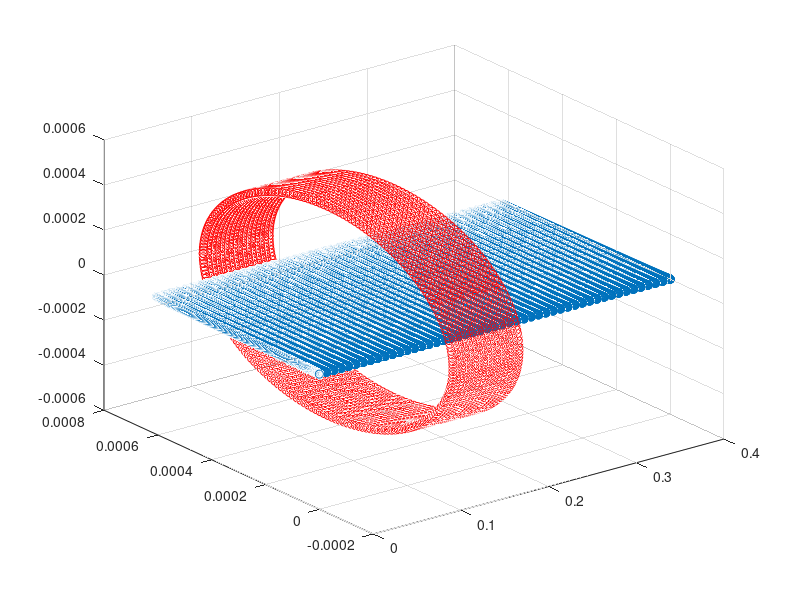
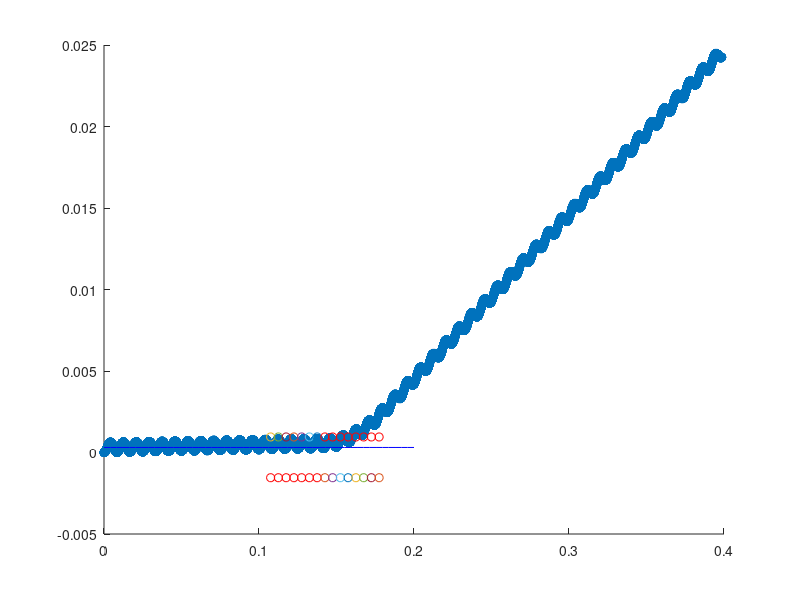
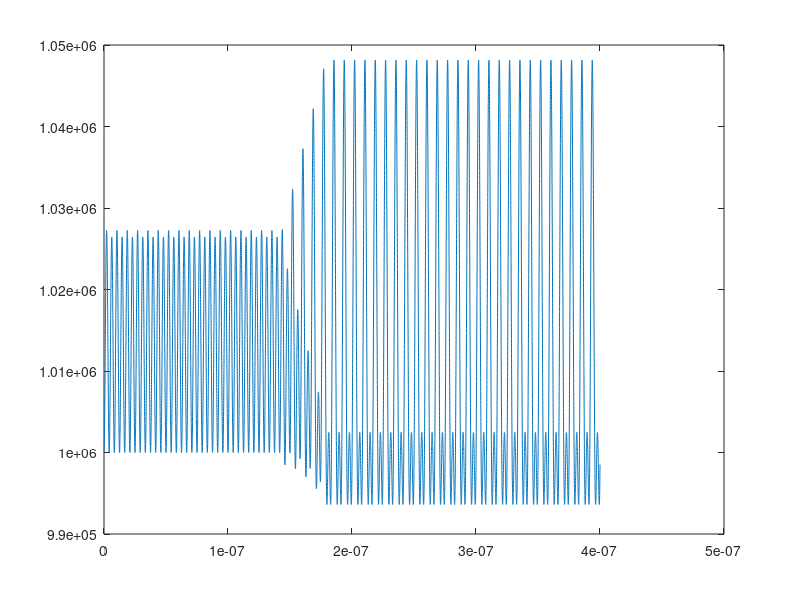

The MATLAB source for these figures, in order:

function RingMagneticFieldII
clc;
close all;
format long;
global q m h hbar e epsilon0 u0
h = 6.626196e-34;
hbar = h / (2 * pi);
m = 9.109e-31;
e = -1.602e-19;
q = abs(e);
epsilon0 = 8.854187817e-12;
u0 = 4e-7 * pi;  
f = 120e6;
w = 2 * pi * f;
c = 3e8;
lambda = c / f;
k = 2 * pi / lambda;

L = 0.4;
v0 = 1e6;
simcount = 20000;
tmin = 0;
tmax = L / v0;
t = linspace(tmin, tmax, simcount);
dt = (tmax - tmin) / length(t);
B = 0.3e-3;
E0 = 1000;
vEM = q * E0 / (m * w); 
xEM = q * E0 / (m * w^2);

AXES_COUNT = 3;
global isConvergingMagnetic
isConvergingMagnetic = 1;
vx = v0 * ones(1, simcount);
vy = vEM * sin(w * t);
vz = zeros(1, simcount);
xy = zeros(1, simcount);
xx = zeros(1, simcount);
xz = zeros(1, simcount);

for i = 2: simcount - 1
    xx(i) = xx(i - 1) + dt * (vx(i) + vx(i + 1)) / 2.0;
    xy(i) = xy(i - 1) + dt * (vy(i) + vy(i + 1)) / 2.0;
    xz(i) = xz(i - 1) + dt * (vz(i) + vz(i + 1)) / 2.0;
end

xx(simcount) = xx(simcount - 1);
xy(simcount) = xy(simcount - 1);
xz(simcount) = xz(simcount - 1);

global xVpp
xVpp = max(xy);
rmax = (1.5 * xVpp) / 2;
theta = 0 : pi/100 : 2 * pi;
By = rmax * cos(theta) + xVpp / 2.0; 
Bz = rmax * sin(theta);

figure;
scatter3(xx, xy, xz);
hold on;
global startBx endBx stepBx Barea splitx
startBx = 0.105;
endBx = 0.18;
stepBx = 0.005;
splitx = (startBx + endBx) / 2.0;
Barea = startBx : stepBx : endBx;

for bx = startBx : stepBx : endBx
    Bx = ones(length(theta), 1) * bx;
    scatter3(Bx, By, Bz, 'r')
end
hold off;

v_xyz = [vx' vy' vz'];
B_xyz = [zeros(simcount, 1), zeros(simcount, 1), [zeros(simcount * startBx / L , 1); ones(round(simcount * (endBx - startBx) / L), 1) * B; zeros(round(simcount * (L - endBx) / L), 1)]];

trajectory_xyz = zeros(simcount, AXES_COUNT);

for i = 2 : simcount * startBx / L    
    i
    E_acc_xyz = [0, q * E0 / m * cos(w * t(i)), 0];
    v_xyz(i + 1, 1:end) = v_xyz(i, 1:end) + (E_acc_xyz) * dt;
    trajectory_xyz(i, 1:end) = trajectory_xyz(i - 1, 1:end) + 0.5 * dt * (v_xyz(i, 1:end) + v_xyz(i + 1, 1:end)); 
end

for i = simcount * startBx / L + 1 : simcount * endBx / L;
    i
    last_xyz = trajectory_xyz(i - 1, 1:end);
    if last_xyz(1) < splitx
        isConvergingMagnetic = 1;
        Bscale = 0.0;
    else
        isConvergingMagnetic = 0;
        Bscale = 0.05;
    end
    if isConvergingMagnetic == 0
        if last_xyz(2) < xVpp * 0.5 
            B_xyz(i, 1:end) = -B_xyz(i, 1:end) * Bscale;
        else
            B_xyz(i, 1:end) = B_xyz(i, 1:end) * Bscale;
        end
    else
        if last_xyz(2) < xVpp * 0.5
            B_xyz(i, 1:end) = B_xyz(i, 1:end) * Bscale;
        else
            B_xyz(i, 1:end) = -B_xyz(i, 1:end) * Bscale;
        end
    end
    E_acc_xyz = [0 q * E0 / m * cos(w * t(i)) 0];
    if getValueAbs(B_xyz) == 0
        lorentz_acc_xyz = [0 0 0];
    else
        lorentz_acc_xyz = getLorentz(v_xyz, B_xyz, i) / m;
    end
    next_v = v_xyz(i, 1:end) + (lorentz_acc_xyz + E_acc_xyz) * dt;
    v_xyz(i + 1, 1:end) = next_v;
    next_xyz = trajectory_xyz(i - 1, 1:end) + 0.5 * dt * (v_xyz(i, 1:end) + v_xyz(i + 1, 1:end));
    trajectory_xyz(i, 1:end) = next_xyz;
end

for i = simcount * endBx / L + 1 : simcount - 1;
    i
    E_acc_xyz = [0 q * E0 / m * cos(w * t(i)) 0];
    next_v = v_xyz(i, 1:end) + E_acc_xyz * dt;
    v_xyz(i + 1, 1:end) = next_v;
    next_xyz = trajectory_xyz(i - 1, 1:end) + 0.5 * dt * (v_xyz(i, 1:end) + v_xyz(i + 1, 1:end));
    trajectory_xyz(i, 1:end) = next_xyz;
end

trajectory_xyz(simcount, 1:end) = trajectory_xyz(simcount - 1, 1:end);
showTrajectoryXY(trajectory_xyz);
% showTrajectoryXYZ(trajectory_xyz);
showVxyzAndTime(v_xyz, t)

function vet = getTimevalue(values, t)
vet = values(t, 1:end);

function valueabs = getValueAbs(value)
valueabs = sqrt(sum(value .* value));

function lorentz = getLorentz(vv, BB, index)
global e
if nargin == 2
    lorentz = e * cross(vv, BB);
end
if nargin == 3
    lorentz = e * cross(getTimevalue(vv, index), getTimevalue(BB, index));
end

function showTrajectoryXYZ(trajectory_xyz)
figure;
scatter3(trajectory_xyz(1:end, 1), trajectory_xyz(1:end, 2), trajectory_xyz(1:end, 3));

function showTrajectoryXY(trajectory_xyz)
figure;
scatter(trajectory_xyz(1:end, 1), trajectory_xyz(1:end, 2));
hold on
global startBx endBx stepBx xVpp splitx
for x = startBx + stepBx / 2 : stepBx : endBx
    for y = -xVpp * 3.0 : stepBx / 2: xVpp * 3.0
        
        vpp = y + xVpp * 0.5;
        if vpp >= xVpp * 0.5 && x >= splitx
            scatter(x, vpp, 'r')
        end
        if vpp < xVpp * 0.5 && x >= splitx
            scatter(x, vpp, 'r*')
        end
        if vpp >= xVpp * 0.5 && x < splitx
            scatter(x, vpp, 'r*')
        end
        if vpp < xVpp * 0.5 && x < splitx
            scatter(x, vpp, 'r')
        end
    end
end
plot(linspace(0, 0.2, 50), ones(50, 1) * xVpp / 2.0, 'b');
hold off

function showVxyzAndTime(vxyz, t)
figure;
v = sqrt(vxyz(1:end, 1).^2 + vxyz(1:end, 2).^2 + vxyz(1:end, 3).^2);
plot(t, v);

